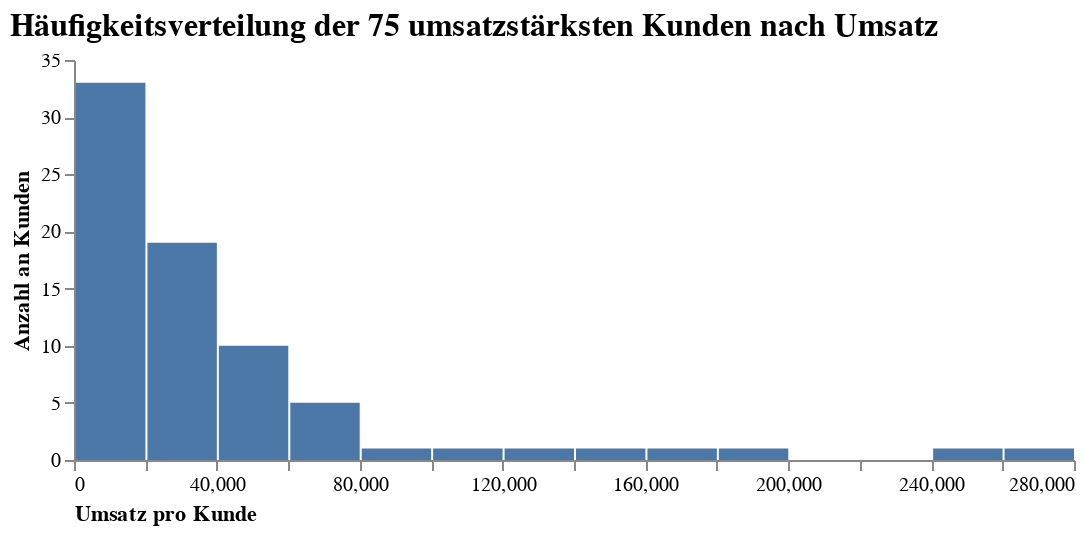

Source (notebook cell):
### Code cell
# Umsatz der 75 umsatzstärksten Kunden
df_plot = df_sales.groupby("CustomerID").sum().sort_values(["TotalPrice"], ascending=False)[:75]
df_plot["CustomerID"] = df_plot.index

# Visualisierung der Häufigkeitsverteilung der 75 umsatzstärksten Kunden nach dem Umsatz
alt.Chart(df_plot).mark_bar().encode(
    x=alt.X("TotalPrice:Q",
            bin=alt.BinParams(maxbins=20),
            axis=alt.Axis(title="Umsatz pro Kunde", 
                          labelAngle=0,
                          titleAnchor="start",
                          grid=False)),
    y=alt.Y("count()",
            axis=alt.Axis(title = "Anzahl an Kunden",
                          titleAnchor="middle",
                          grid=False))
).properties(
    title="Häufigkeitsverteilung der 75 umsatzstärksten Kunden nach Umsatz",
    width=500,
    height=200
).configure_view(
    strokeWidth=0
).configure_title( 
    fontSize=16,
    font='Arial',
    color='black',
    anchor='start'
)

### Figure 1 — Vega-Lite specification as saved in the notebook (floating-point values rounded to 4 significant figures)
{"config": {"view": {"continuousWidth": 400, "continuousHeight": 300, "strokeWidth": 0}, "title": {"anchor": "start", "color": "black", "font": "Arial", "fontSize": 16}}, "data": {"name": "data-a17cb55ff97848e95ba6c45cd9528bfa"}, "mark": "bar", "encoding": {"x": {"type": "quantitative", "axis": {"grid": false, "labelAngle": 0, "title": "Umsatz pro Kunde", "titleAnchor": "start"}, "bin": {"maxbins": 20}, "field": "TotalPrice"}, "y": {"type": "quantitative", "aggregate": "count", "axis": {"grid": false, "title": "Anzahl an Kunden", "titleAnchor": "middle"}}}, "height": 200, "title": "Häufigkeitsverteilung der 75 umsatzstärksten Kunden nach Umsatz", "width": 500, "$schema": "https://vega.github.io/schema/vega-lite/v4.8.1.json", "datasets": {"data-a17cb55ff97848e95ba6c45cd9528bfa": [{"Quantity": 197420, "UnitPrice": 4933.0, "TotalPrice": 279100.0, "CustomerID": 14650.0}, {"Quantity": 64124, "UnitPrice": 1941.0, "TotalPrice": 259700.0, "CustomerID": 18100.0}, {"Quantity": 69993, "UnitPrice": 1143.0, "TotalPrice": 194600.0, "CustomerID": 17450.0}, {"Quantity": 80997, "UnitPrice": 4.98, "TotalPrice": 168500.0, "CustomerID": 16450.0}, {"Quantity": 80513, "UnitPrice": 22810.0, "TotalPrice": 140500.0, "CustomerID": 14910.0}, {"Quantity": 77669, "UnitPrice": 1747.0, "TotalPrice": 124600.0, "CustomerID": 12420.0}, {"Quantity": 57885, "UnitPrice": 5358.0, "TotalPrice": 117400.0, "CustomerID": 14160.0}, {"Quantity": 64549, "UnitPrice": 2221.0, "TotalPrice": 91060.0, "CustomerID": 17510.0}, {"Quantity": 74215, "UnitPrice": 1.04, "TotalPrice": 77180.0, "CustomerID": 12350.0}, {"Quantity": 40207, "UnitPrice": 579.6, "TotalPrice": 72880.0, "CustomerID": 16030.0}, {"Quantity": 50255, "UnitPrice": 679.1, "TotalPrice": 66650.0, "CustomerID": 16680.0}, {"Quantity": 63312, "UnitPrice": 891.2, "TotalPrice": 65040.0, "CustomerID": 13690.0}, {"Quantity": 38194, "UnitPrice": 5962.0, "TotalPrice": 60770.0, "CustomerID": 15310.0}, {"Quantity": 31070, "UnitPrice": 4977.0, "TotalPrice": 58830.0, "CustomerID": 13090.0}, {"Quantity": 30450, "UnitPrice": 232.4, "TotalPrice": 58030.0, "CustomerID": 17950.0}, {"Quantity": 29672, "UnitPrice": 266.6, "TotalPrice": 56250.0, "CustomerID": 15770.0}, {"Quantity": 28920, "UnitPrice": 1037.0, "TotalPrice": 54530.0, "CustomerID": 15060.0}, {"Quantity": 16336, "UnitPrice": 21430.0, "TotalPrice": 53260.0, "CustomerID": 14100.0}, {"Quantity": 58343, "UnitPrice": 2452.0, "TotalPrice": 51530.0, "CustomerID": 14300.0}, {"Quantity": 12665, "UnitPrice": 3375.0, "TotalPrice": 50490.0, "CustomerID": 14090.0}, {"Quantity": 18028, "UnitPrice": 30.44, "TotalPrice": 44530.0, "CustomerID": 15750.0}, {"Quantity": 28004, "UnitPrice": 139.5, "TotalPrice": 42060.0, "CustomerID": 12930.0}, {"Quantity": 23053, "UnitPrice": 19830.0, "TotalPrice": 40970.0, "CustomerID": 17840.0}, {"Quantity": 121, "UnitPrice": 1304.0, "TotalPrice": 39920.0, "CustomerID": 15100.0}, {"Quantity": 23948, "UnitPrice": 738.7, "TotalPrice": 37150.0, "CustomerID": 13800.0}, {"Quantity": 15536, "UnitPrice": 389.7, "TotalPrice": 37130.0, "CustomerID": 16010.0}, {"Quantity": 33704, "UnitPrice": 669.3, "TotalPrice": 34680.0, "CustomerID": 16420.0}, {"Quantity": 18368, "UnitPrice": 324.3, "TotalPrice": 33640.0, "CustomerID": 15840.0}, {"Quantity": 25511, "UnitPrice": 10880.0, "TotalPrice": 32320.0, "CustomerID": 12750.0}, {"Quantity": 7612, "UnitPrice": 1212.0, "TotalPrice": 31830.0, "CustomerID": 17390.0}, {"Quantity": 32744, "UnitPrice": 349.4, "TotalPrice": 31780.0, "CustomerID": 17400.0}, {"Quantity": 15968, "UnitPrice": 1579.0, "TotalPrice": 28880.0, "CustomerID": 13100.0}, {"Quantity": 13476, "UnitPrice": 623.2, "TotalPrice": 28750.0, "CustomerID": 14680.0}, {"Quantity": 19160, "UnitPrice": 2355.0, "TotalPrice": 28340.0, "CustomerID": 13080.0}, {"Quantity": 16232, "UnitPrice": 1166.0, "TotalPrice": 28120.0, "CustomerID": 13410.0}, {"Quantity": 32184, "UnitPrice": 47.98, "TotalPrice": 26630.0, "CustomerID": 16330.0}, {"Quantity": 12897, "UnitPrice": 447.0, "TotalPrice": 25980.0, "CustomerID": 13780.0}, {"Quantity": 14822, "UnitPrice": 87.45, "TotalPrice": 25300.0, "CustomerID": 17860.0}, {"Quantity": 11421, "UnitPrice": 460.5, "TotalPrice": 21430.0, "CustomerID": 12750.0}, {"Quantity": 7558, "UnitPrice": 452.2, "TotalPrice": 21080.0, "CustomerID": 16210.0}, {"Quantity": 8360, "UnitPrice": 2495.0, "TotalPrice": 20370.0, "CustomerID": 17680.0}, {"Quantity": 25649, "UnitPrice": 145.6, "TotalPrice": 20280.0, "CustomerID": 17380.0}, {"Quantity": 9209, "UnitPrice": 4758.0, "TotalPrice": 19910.0, "CustomerID": 15040.0}, {"Quantity": 8429, "UnitPrice": 898.9, "TotalPrice": 18750.0, "CustomerID": 12730.0}, {"Quantity": 11441, "UnitPrice": 2020.0, "TotalPrice": 18640.0, "CustomerID": 15160.0}, {"Quantity": 23075, "UnitPrice": 170.1, "TotalPrice": 17650.0, "CustomerID": 12900.0}, {"Quantity": 8104, "UnitPrice": 1144.0, "TotalPrice": 17420.0, "CustomerID": 12470.0}, {"Quantity": 5788, "UnitPrice": 1082.0, "TotalPrice": 17290.0, "CustomerID": 14030.0}, {"Quantity": 9474, "UnitPrice": 1172.0, "TotalPrice": 17260.0, "CustomerID": 17430.0}, {"Quantity": 7322, "UnitPrice": 1367.0, "TotalPrice": 17220.0, "CustomerID": 13770.0}, {"Quantity": 10118, "UnitPrice": 476.4, "TotalPrice": 17160.0, "CustomerID": 13880.0}, {"Quantity": 8975, "UnitPrice": 793.6, "TotalPrice": 16590.0, "CustomerID": 16840.0}, {"Quantity": 9526, "UnitPrice": 1685.0, "TotalPrice": 16590.0, "CustomerID": 12920.0}, {"Quantity": 10901, "UnitPrice": 440.5, "TotalPrice": 16480.0, "CustomerID": 12680.0}, {"Quantity": 11002, "UnitPrice": 1142.0, "TotalPrice": 16390.0, "CustomerID": 15860.0}, {"Quantity": 9775, "UnitPrice": 830.8, "TotalPrice": 16360.0, "CustomerID": 17680.0}, {"Quantity": 6149, "UnitPrice": 924.7, "TotalPrice": 16230.0, "CustomerID": 15190.0}, {"Quantity": 3756, "UnitPrice": 978.8, "TotalPrice": 15610.0, "CustomerID": 14050.0}, {"Quantity": 10734, "UnitPrice": 168.6, "TotalPrice": 15020.0, "CustomerID": 14610.0}, {"Quantity": 5709, "UnitPrice": 1265.0, "TotalPrice": 14760.0, "CustomerID": 15510.0}, {"Quantity": 8887, "UnitPrice": 1086.0, "TotalPrice": 14590.0, "CustomerID": 16130.0}, {"Quantity": 6751, "UnitPrice": 292.4, "TotalPrice": 14350.0, "CustomerID": 14870.0}, {"Quantity": 5476, "UnitPrice": 1216.0, "TotalPrice": 14030.0, "CustomerID": 16700.0}, {"Quantity": 11071, "UnitPrice": 921.0, "TotalPrice": 13380.0, "CustomerID": 12430.0}, {"Quantity": 6105, "UnitPrice": 1628.0, "TotalPrice": 13320.0, "CustomerID": 15500.0}, {"Quantity": 3653, "UnitPrice": 1315.0, "TotalPrice": 13220.0, "CustomerID": 12480.0}, {"Quantity": 8439, "UnitPrice": 1513.0, "TotalPrice": 13110.0, "CustomerID": 17740.0}, {"Quantity": 7397, "UnitPrice": 669.3, "TotalPrice": 13030.0, "CustomerID": 16520.0}, {"Quantity": 7100, "UnitPrice": 426.0, "TotalPrice": 12670.0, "CustomerID": 14260.0}, {"Quantity": 5630, "UnitPrice": 1417.0, "TotalPrice": 12630.0, "CustomerID": 13080.0}, {"Quantity": 6607, "UnitPrice": 1350.0, "TotalPrice": 12520.0, "CustomerID": 15640.0}, {"Quantity": 7369, "UnitPrice": 1027.0, "TotalPrice": 12410.0, "CustomerID": 12620.0}, {"Quantity": 5110, "UnitPrice": 30.11, "TotalPrice": 12390.0, "CustomerID": 16000.0}, {"Quantity": 7457, "UnitPrice": 1616.0, "TotalPrice": 12370.0, "CustomerID": 12680.0}, {"Quantity": 5967, "UnitPrice": 1282.0, "TotalPrice": 12350.0, "CustomerID": 17340.0}]}}
